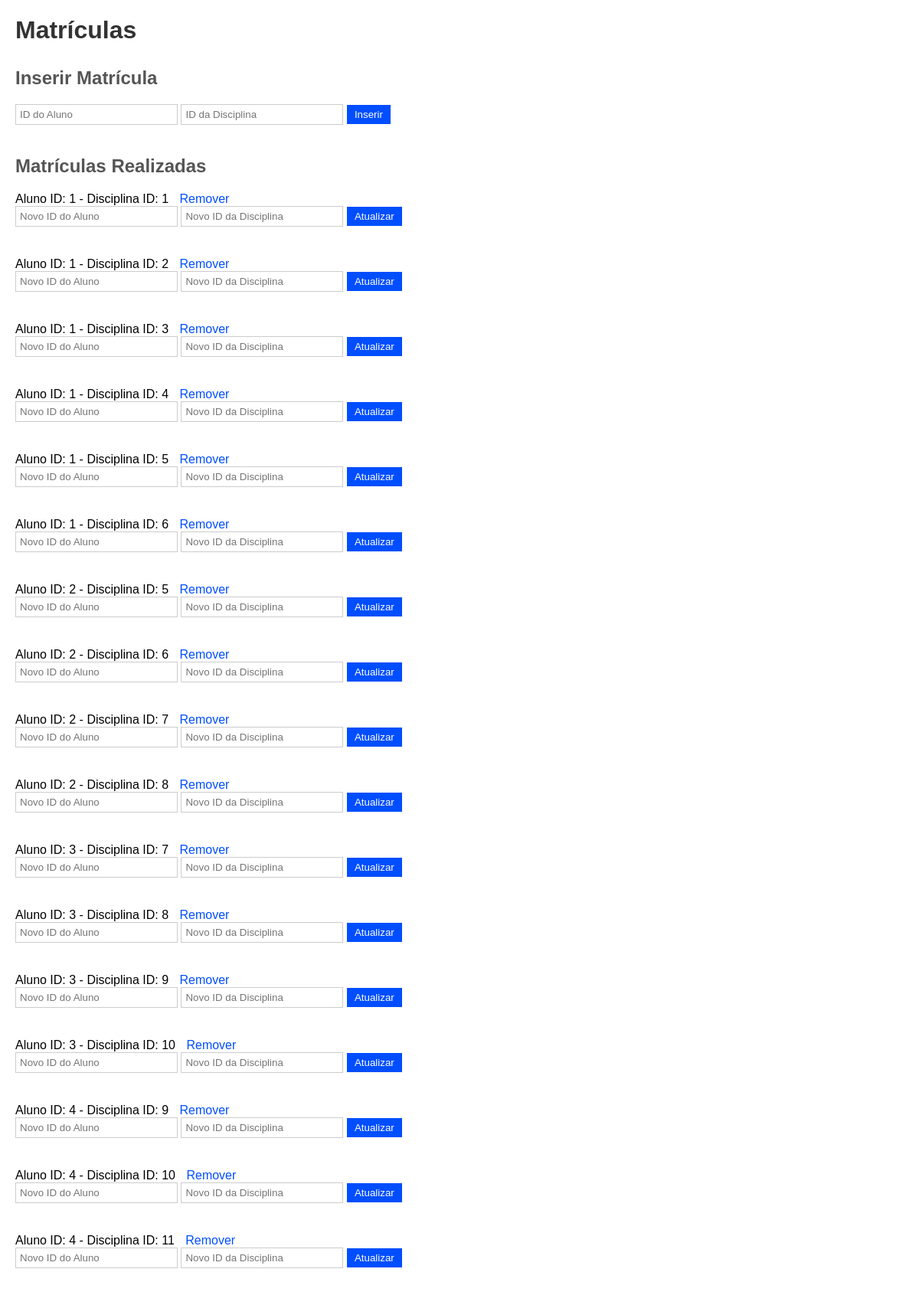
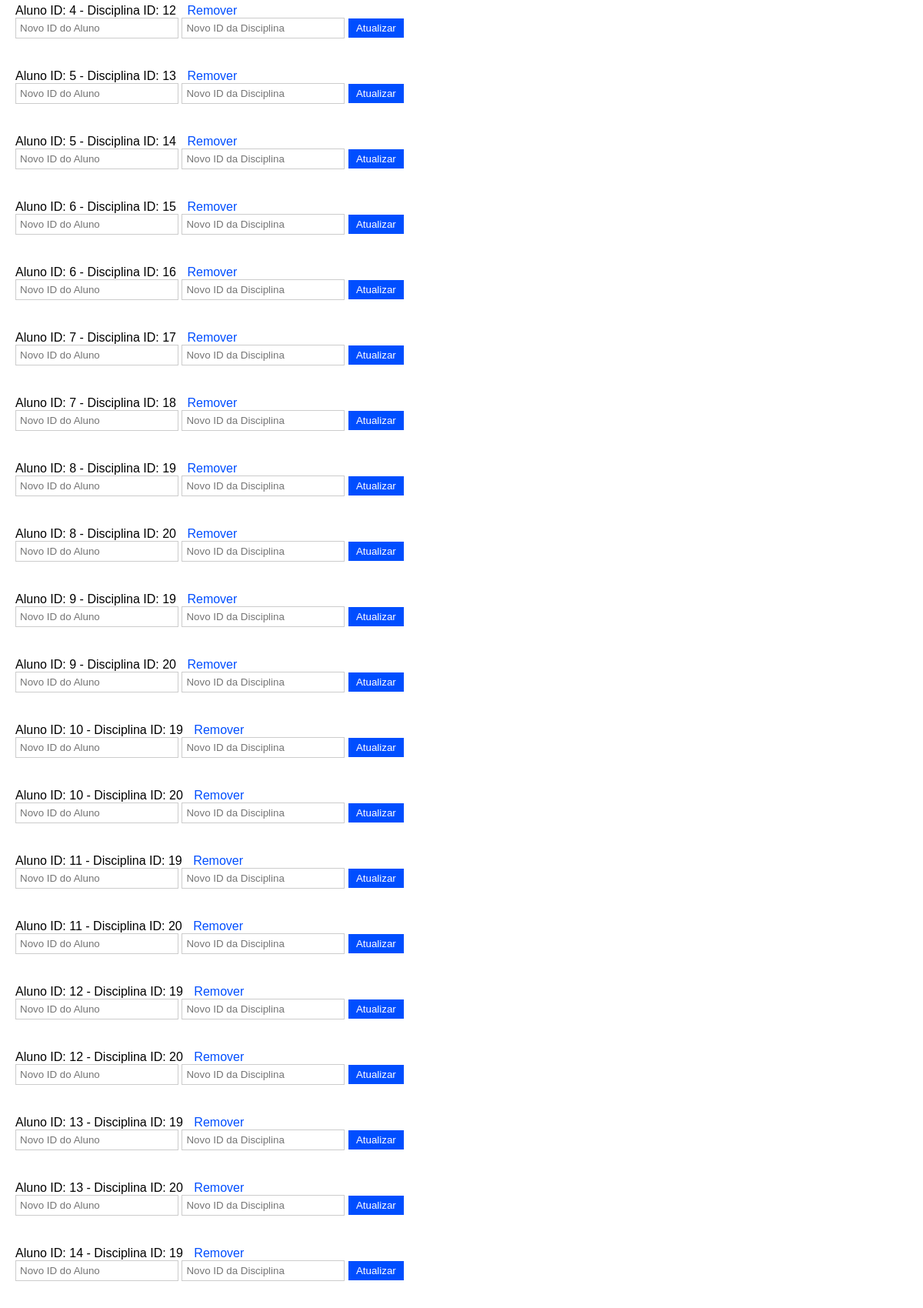
Screenshot of /matriculas (upper part) with the database file from the repository (2 pictures, top to bottom).
### tables this page shows
CREATE TABLE matricula (
        aluno_id INTEGER,
        disciplina_id INTEGER,
        FOREIGN KEY (aluno_id) REFERENCES aluno (id),
        FOREIGN KEY (disciplina_id) REFERENCES disciplina (id),
        PRIMARY KEY (aluno_id, disciplina_id)
    );

### app.py (the view)
@app.route('/matriculas')
def matriculas():
    conn = sqlite3.connect('sistema_de_matriculas.db')
    cursor = conn.cursor()
    cursor.execute("SELECT * FROM matricula")
    matriculas = cursor.fetchall()
    conn.close()
    return render_template('matricula.html', matriculas=matriculas)

### templates/matricula.html (shortened to what this page needs)
<!DOCTYPE html>
<html>
<head>
    <link rel="stylesheet" type="text/css" href="{{ url_for('static', filename='styles.css') }}">
</head>
<body>
    <h1>Matrículas</h1>
    <h2>Inserir Matrícula</h2>
    <form action="/inserir_matricula" method="post">
        <input type="text" name="aluno_id" placeholder="ID do Aluno" required>
        <input type="text" name="disciplina_id" placeholder="ID da Disciplina" required>
        <input type="submit" value="Inserir">
    </form>
    <h2>Matrículas Realizadas</h2>
    <ul>
    {% for matricula in matriculas %}
        <li>
            Aluno ID: {{ matricula[0] }} - Disciplina ID: {{ matricula[1] }}
            <a href="/remover_matricula/{{ matricula[0] }}/{{ matricula[1] }}">Remover</a><br>
            <form action="/atualizar_matricula/{{ matricula[0] }}/{{ matricula[1] }}" method="post" style="display: inline-block;">
                <input type="text" name="aluno_id" placeholder="Novo ID do Aluno" required>
                <input type="text" name="disciplina_id" placeholder="Novo ID da Disciplina" required>
                <input type="submit" value="Atualizar">
            </form>
        </li>
    {% endfor %}
    </ul>
</body>
</html>

### static/styles.css (style rules this page uses)
body { font-family: Arial, sans-serif; margin: 20px; padding: 0; }
h1 { color: #333; }
h2 { color: #555; margin-top: 30px; }
form { margin-bottom: 20px; }
input[type="text"], input[type="email"], input[type="date"] { width: 200px; padding: 5px; margin-bottom: 10px; border: 1px solid #ccc; }
input[type="submit"] { padding: 5px 10px; background-color: #004eff; color: #fff; border: none; cursor: pointer; }
ul { list-style-type: none; margin: 0; padding: 0; }
li { margin-bottom: 10px; }
a { color: #004eff; text-decoration: none; margin-left: 10px; }

### rows the page displays
matricula: aluno "1", disciplina "1"
matricula: aluno "1", disciplina "2"
matricula: aluno "1", disciplina "3"
matricula: aluno "1", disciplina "4"
matricula: aluno "1", disciplina "5"
matricula: aluno "1", disciplina "6"
matricula: aluno "2", disciplina "5"
matricula: aluno "2", disciplina "6"
matricula: aluno "2", disciplina "7"
matricula: aluno "2", disciplina "8"
matricula: aluno "3", disciplina "7"
matricula: aluno "3", disciplina "8"
matricula: aluno "3", disciplina "9"
matricula: aluno "3", disciplina "10"
matricula: aluno "4", disciplina "9"
matricula: aluno "4", disciplina "10"
matricula: aluno "4", disciplina "11"
matricula: aluno "4", disciplina "12"
matricula: aluno "5", disciplina "13"
matricula: aluno "5", disciplina "14"
matricula: aluno "6", disciplina "15"
matricula: aluno "6", disciplina "16"
matricula: aluno "7", disciplina "17"
matricula: aluno "7", disciplina "18"
matricula: aluno "8", disciplina "19"
matricula: aluno "8", disciplina "20"
matricula: aluno "9", disciplina "19"
matricula: aluno "9", disciplina "20"
matricula: aluno "10", disciplina "19"
matricula: aluno "10", disciplina "20"
matricula: aluno "11", disciplina "19"
matricula: aluno "11", disciplina "20"
matricula: aluno "12", disciplina "19"
matricula: aluno "12", disciplina "20"
matricula: aluno "13", disciplina "19"
matricula: aluno "13", disciplina "20"
matricula: aluno "14", disciplina "19"
